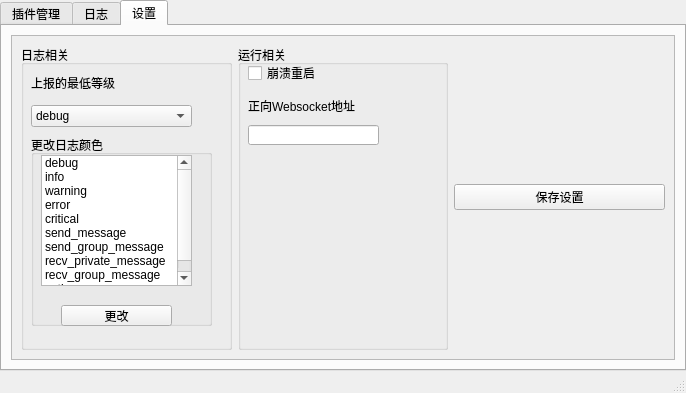
<?xml version="1.0" encoding="UTF-8"?>
<ui version="4.0">
 <class>MainWindow</class>
 <widget class="QMainWindow" name="MainWindow">
  <property name="geometry">
   <rect>
    <x>0</x>
    <y>0</y>
    <width>686</width>
    <height>393</height>
   </rect>
  </property>
  <property name="windowTitle">
   <string>MainWindow</string>
  </property>
  <property name="windowIcon">
   <iconset>
    <normaloff>C:/Users/Administrator/.designer/backup/icons/qmiao.png</normaloff>C:/Users/Administrator/.designer/backup/icons/qmiao.png</iconset>
  </property>
  <widget class="QWidget" name="centralwidget">
   <layout class="QHBoxLayout" name="horizontalLayout">
    <property name="leftMargin">
     <number>0</number>
    </property>
    <property name="topMargin">
     <number>0</number>
    </property>
    <property name="rightMargin">
     <number>0</number>
    </property>
    <property name="bottomMargin">
     <number>0</number>
    </property>
    <item>
     <widget class="QTabWidget" name="main">
      <property name="currentIndex">
       <number>2</number>
      </property>
      <widget class="QWidget" name="plugin_managment_tree_widget">
       <attribute name="icon">
        <iconset>
         <normaloff>C:/Users/Administrator/.designer/backup/icons/pyd.ico</normaloff>C:/Users/Administrator/.designer/backup/icons/pyd.ico</iconset>
       </attribute>
       <attribute name="title">
        <string>插件管理</string>
       </attribute>
       <layout class="QVBoxLayout" name="verticalLayout">
        <item>
         <widget class="QTreeWidget" name="treeWidget_2">
          <property name="horizontalScrollBarPolicy">
           <enum>Qt::ScrollBarAsNeeded</enum>
          </property>
          <property name="sizeAdjustPolicy">
           <enum>QAbstractScrollArea::AdjustToContents</enum>
          </property>
          <column>
           <property name="text">
            <string>序号</string>
           </property>
          </column>
          <column>
           <property name="text">
            <string>状态</string>
           </property>
          </column>
          <column>
           <property name="text">
            <string>插件</string>
           </property>
          </column>
          <column>
           <property name="text">
            <string>作者</string>
           </property>
          </column>
          <column>
           <property name="text">
            <string>版本</string>
           </property>
          </column>
          <column>
           <property name="text">
            <string>说明</string>
           </property>
          </column>
         </widget>
        </item>
       </layout>
      </widget>
      <widget class="QWidget" name="log_tab">
       <attribute name="title">
        <string>日志</string>
       </attribute>
       <widget class="QTreeWidget" name="logging_treeWidget">
        <property name="geometry">
         <rect>
          <x>-5</x>
          <y>1</y>
          <width>1061</width>
          <height>361</height>
         </rect>
        </property>
        <property name="sizeAdjustPolicy">
         <enum>QAbstractScrollArea::AdjustToContents</enum>
        </property>
        <property name="verticalScrollMode">
         <enum>QAbstractItemView::ScrollPerPixel</enum>
        </property>
        <column>
         <property name="text">
          <string>序号</string>
         </property>
        </column>
        <column>
         <property name="text">
          <string>时间</string>
         </property>
        </column>
        <column>
         <property name="text">
          <string>种类</string>
         </property>
        </column>
        <column>
         <property name="text">
          <string>发送者</string>
         </property>
        </column>
        <column>
         <property name="text">
          <string>内容</string>
         </property>
        </column>
       </widget>
      </widget>
      <widget class="QWidget" name="setting_tab">
       <attribute name="icon">
        <iconset>
         <normaloff>C:/Users/Administrator/.designer/backup/icons/setting.png</normaloff>C:/Users/Administrator/.designer/backup/icons/setting.png</iconset>
       </attribute>
       <attribute name="title">
        <string>设置</string>
       </attribute>
       <layout class="QHBoxLayout" name="horizontalLayout_3">
        <item>
         <widget class="QScrollArea" name="scrollArea">
          <property name="widgetResizable">
           <bool>true</bool>
          </property>
          <widget class="QWidget" name="scrollAreaWidgetContents">
           <property name="geometry">
            <rect>
             <x>0</x>
             <y>0</y>
             <width>660</width>
             <height>302</height>
            </rect>
           </property>
           <layout class="QHBoxLayout" name="horizontalLayout_2">
            <item>
             <widget class="QGroupBox" name="AboatLogging">
              <property name="title">
               <string>日志相关</string>
              </property>
              <widget class="QLabel" name="label_2">
               <property name="geometry">
                <rect>
                 <x>10</x>
                 <y>30</y>
                 <width>91</width>
                 <height>16</height>
                </rect>
               </property>
               <property name="text">
                <string>上报的最低等级</string>
               </property>
              </widget>
              <widget class="QComboBox" name="heigest_log_level">
               <property name="geometry">
                <rect>
                 <x>10</x>
                 <y>60</y>
                 <width>161</width>
                 <height>22</height>
                </rect>
               </property>
               <item>
                <property name="text">
                 <string>debug</string>
                </property>
               </item>
               <item>
                <property name="text">
                 <string>info</string>
                </property>
               </item>
               <item>
                <property name="text">
                 <string>warning</string>
                </property>
               </item>
               <item>
                <property name="text">
                 <string>error</string>
                </property>
               </item>
               <item>
                <property name="text">
                 <string>critical</string>
                </property>
               </item>
              </widget>
              <widget class="QGroupBox" name="chaget_log_color">
               <property name="geometry">
                <rect>
                 <x>10</x>
                 <y>90</y>
                 <width>181</width>
                 <height>191</height>
                </rect>
               </property>
               <property name="title">
                <string>更改日志颜色</string>
               </property>
               <widget class="QListWidget" name="degrees_list_widget">
                <property name="geometry">
                 <rect>
                  <x>10</x>
                  <y>20</y>
                  <width>151</width>
                  <height>131</height>
                 </rect>
                </property>
                <item>
                 <property name="text">
                  <string>debug</string>
                 </property>
                </item>
                <item>
                 <property name="text">
                  <string>info</string>
                 </property>
                </item>
                <item>
                 <property name="text">
                  <string>warning</string>
                 </property>
                </item>
                <item>
                 <property name="text">
                  <string>error</string>
                 </property>
                </item>
                <item>
                 <property name="text">
                  <string>critical</string>
                 </property>
                </item>
                <item>
                 <property name="text">
                  <string>send_message</string>
                 </property>
                </item>
                <item>
                 <property name="text">
                  <string>send_group_message</string>
                 </property>
                </item>
                <item>
                 <property name="text">
                  <string>recv_private_message</string>
                 </property>
                </item>
                <item>
                 <property name="text">
                  <string>recv_group_message</string>
                 </property>
                </item>
                <item>
                 <property name="text">
                  <string>action</string>
                 </property>
                </item>
               </widget>
               <widget class="QPushButton" name="change_button">
                <property name="geometry">
                 <rect>
                  <x>30</x>
                  <y>170</y>
                  <width>111</width>
                  <height>21</height>
                 </rect>
                </property>
                <property name="text">
                 <string>更改</string>
                </property>
               </widget>
              </widget>
             </widget>
            </item>
            <item>
             <widget class="QGroupBox" name="groupBox">
              <property name="title">
               <string>运行相关</string>
              </property>
              <widget class="QCheckBox" name="restart_after_boom">
               <property name="geometry">
                <rect>
                 <x>10</x>
                 <y>20</y>
                 <width>68</width>
                 <height>16</height>
                </rect>
               </property>
               <property name="text">
                <string>崩溃重启</string>
               </property>
              </widget>
              <widget class="QLabel" name="label">
               <property name="geometry">
                <rect>
                 <x>10</x>
                 <y>50</y>
                 <width>121</width>
                 <height>21</height>
                </rect>
               </property>
               <property name="text">
                <string>正向Websocket地址</string>
               </property>
              </widget>
              <widget class="QLineEdit" name="WebsocketAddressEdit">
               <property name="geometry">
                <rect>
                 <x>10</x>
                 <y>80</y>
                 <width>131</width>
                 <height>20</height>
                </rect>
               </property>
              </widget>
             </widget>
            </item>
            <item>
             <widget class="QPushButton" name="save_chager_button">
              <property name="text">
               <string>保存设置</string>
              </property>
             </widget>
            </item>
           </layout>
          </widget>
         </widget>
        </item>
       </layout>
      </widget>
     </widget>
    </item>
   </layout>
  </widget>
  <widget class="QMenuBar" name="menubar">
   <property name="geometry">
    <rect>
     <x>0</x>
     <y>0</y>
     <width>686</width>
     <height>22</height>
    </rect>
   </property>
  </widget>
  <widget class="QStatusBar" name="statusbar"/>
 </widget>
 <resources/>
 <connections/>
</ui>
